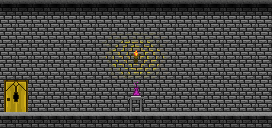

A level layout from a 2D game, rendered from its tile map. Below: a short description, then the map file with its tile-grid data intact:
An orthogonal 17x8 tile map with 16x16 px tiles, 1 tile layer (Tile Layer 1).

<map version="1.0" orientation="orthogonal" renderorder="right-down" width="17" height="8" tilewidth="16" tileheight="16" nextobjectid="1">
 <tileset firstgid="1" name="insidecave-tileset" tilewidth="16" tileheight="16" tilecount="400" columns="20">
  <image source="../global/insidecave-tileset.png" width="320" height="320" />
 </tileset>
 <layer name="Tile Layer 1" width="17" height="8">
  <data encoding="csv">
368,368,368,368,368,368,368,368,368,368,368,368,368,368,368,368,368,
246,246,246,246,246,241,242,243,244,245,246,247,226,226,227,226,227,
226,226,226,226,226,261,262,263,264,265,266,267,246,246,247,226,227,
246,227,227,246,246,281,282,283,284,285,286,287,227,227,227,227,227,
246,227,227,247,247,301,302,303,304,305,306,307,247,247,227,227,247,
181,182,226,226,226,321,322,323,185,325,326,327,226,226,226,226,227,
201,202,246,246,246,341,342,343,205,345,346,347,246,246,246,246,247,
366,366,366,366,366,366,366,366,366,366,366,366,366,366,366,366,366
</data>
 </layer>
</map>